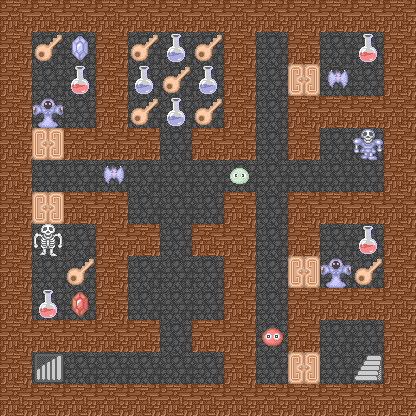

A level layout from a 2D game, rendered from its tile map. Below: a short description, then the map file with tile-grid data replaced by summaries:
An orthogonal 13x13 tile map with 32x32 px tiles, 4 tile layers (floor, item, enemy, door), 4 tilesets.

<map version="1.0" orientation="orthogonal" width="13" height="13" tilewidth="32" tileheight="32">
 <tileset firstgid="1" name="floor" tilewidth="32" tileheight="32">
  <image source="wall.png" width="256" height="288" />
 </tileset>
 <tileset firstgid="73" name="item" tilewidth="32" tileheight="32">
  <image source="item.png" width="128" height="512" />
 </tileset>
 <tileset firstgid="137" name="enemy" tilewidth="32" tileheight="32">
  <image source="sprite.png" width="128" height="2048" />
 </tileset>
 <tileset firstgid="393" name="door" tilewidth="32" tileheight="32">
  <image source="door.png" width="128" height="160" />
 </tileset>
 <layer name="floor" width="13" height="13">
  <data>[169 cells, 169 non-empty, 2 distinct tile ids]</data>
 </layer>
 <layer name="item" width="13" height="13">
  <data>[169 cells, 18 non-empty, 5 distinct tile ids]</data>
 </layer>
 <layer name="enemy" width="13" height="13">
  <data>[169 cells, 8 non-empty, 6 distinct tile ids]</data>
 </layer>
 <layer name="door" width="13" height="13">
  <data>[169 cells, 7 non-empty, 3 distinct tile ids]</data>
 </layer>
</map>
